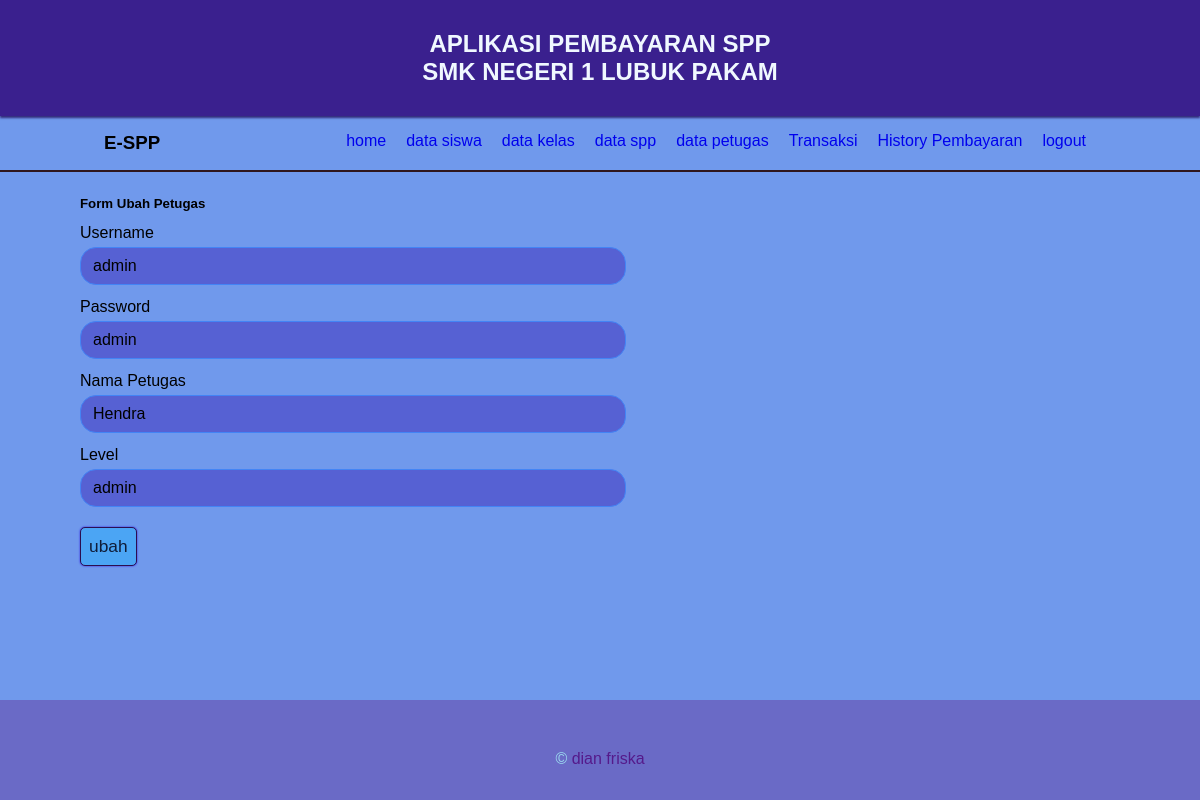
The page /?menu=ubah-petugas&id=1 (signed in) on the database its author committed.
### tables this page shows
CREATE TABLE `petugas` (
  `id_petugas` int(11) NOT NULL,
  `username` varchar(11) NOT NULL,
  `password` varchar(11) NOT NULL,
  `nama_petugas` varchar(11) NOT NULL,
  `level` enum('admin','petugas','siswa') NOT NULL
);

### halaman/ubah-petugas.php (the view, shortened to what this page needs)
<?php
$id = $_GET['id'];
$petugas = mysqli_query($koneksi,"SELECT * FROM petugas WHERE id_petugas= '$id'");
$data = mysqli_fetch_array($petugas);
?>
<legend>
    <h5>Form Ubah Petugas</h5>
</legend>
<form action="" method="POST">
    <div class="form-group">
        <label for="">Username</label>
        <input type="text" name="username" class="form-control" required value="<?= $data['username'] ?>">
    </div>
    <div class="form-group">
        <label for="">Password</label>
        <input type="text" name="password" class="form-control" required value="<?= $data['password'] ?>">
    </div>
    <div class="form-group">
        <label for="">Nama Petugas</label>
        <input type="text" name="nama_petugas" class="form-control" required value="<?= $data['nama_petugas'] ?>">
    </div>
    <div class="form-group">
        <label for="">Level</label>
        <input type="text" name="level" class="form-control" required value="<?= $data['level'] ?>">
    </div>
    <button class="btn btn-tambah btn-save" name="ubah">
        ubah
    </button>
</form>

### assets/css/style.css (style rules this page uses)
* { margin: 0; padding: 0; list-style: none; text-decoration: none; font-family: arial, Helvetica, sans-serif; }
body { background: #7099ec; }
.btn { padding: 8px; cursor: pointer; border-radius: 5px; box-shadow: 0 0 2px #2a0fdc; font-size: 13pt; }
.btn-tambah { background: #4ba5f4; color: #0f1d39; }
.form-group { display: block; margin-top: 10px; }
label { display: inline-block; margin: 3px 0 5px 0; width: 20%; }
.form-control { display: block; width: 50%; padding: .375rem .75rem; font-size: 1rem; font-weight: 400; line-height: 1.5; color: black; background: #5661d3; background-clip: border-box; border: 1px solid #4384f5; border-radius: 1rem; }
.btn-save { margin-top: 20px; border: 1px solid rgb(43, 15, 80); }

### rows shown on the page
petugas: username "admin", password "admin", nama_petugas "Hendra", level "admin"
